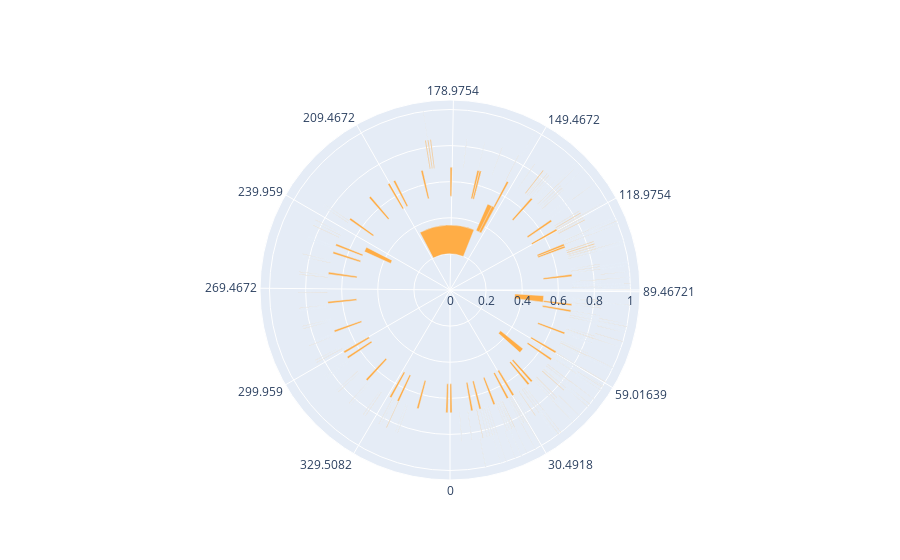

Write notebook code for a chart like this one.
### Code cell
year = y24 = CalendarElement(year=2024)

eve = gcal.get_events(y24.start.datetime(), y24.stop.datetime(), single_events=True)
eve = [model.EventWrap(ev) for ev in eve if ev.other["eventType"] != "workingLocation"]
print(len(eve))

t = ccplot.events_to_trace(eve, 360 / 365)
t.marker.color=gcal.get_calendar_list_entry().background_color

rot = -90
fig = go.Figure(data=t)
sector = [ccplot.to_theta(y24[4].start.datetime())+rot,
          ccplot.to_theta(y24[7].stop.datetime())+rot]
fig.update_layout(height=1000)

fig.update_layout(dict(polar=
                       dict(angularaxis=
                            dict(direction="counterclockwise",
                                 
                                 rotation=rot,
                                 #showticklabels=False,
                                 tickmode="array", tickvals=[ccplot.to_theta(m.stop.datetime()) for m in y24],
                                 ),
                            #sector=sector,
                            
                           ),
 
                      ),
                 ),


fig.show()

### Figure 1 — Plotly figure (JSON) as saved in the notebook; plotly's stock layout.template omitted (floating-point values rounded to 4 significant figures; data arrays with more than 128 entries replaced by an {"elided": "..."} marker saying what was removed)
{"data": [{"base": {"elided": "309 float values"}, "marker": {"color": "#ffad46"}, "r": {"elided": "309 float values"}, "text": {"elided": "309 str values"}, "theta": {"elided": "309 float values"}, "type": "barpolar", "width": {"elided": "309 float values"}}], "layout": {"autosize": true, "polar": {"angularaxis": {"direction": "counterclockwise", "rotation": -90, "tickmode": "array", "tickvals": [30.49, 59.02, 89.47, 119.0, 149.5, 179.0, 209.5, 240.0, 269.5, 300.0, 329.5, 0], "type": "linear"}, "radialaxis": {"autorange": true, "range": [0, 1.053], "type": "linear"}}}}
